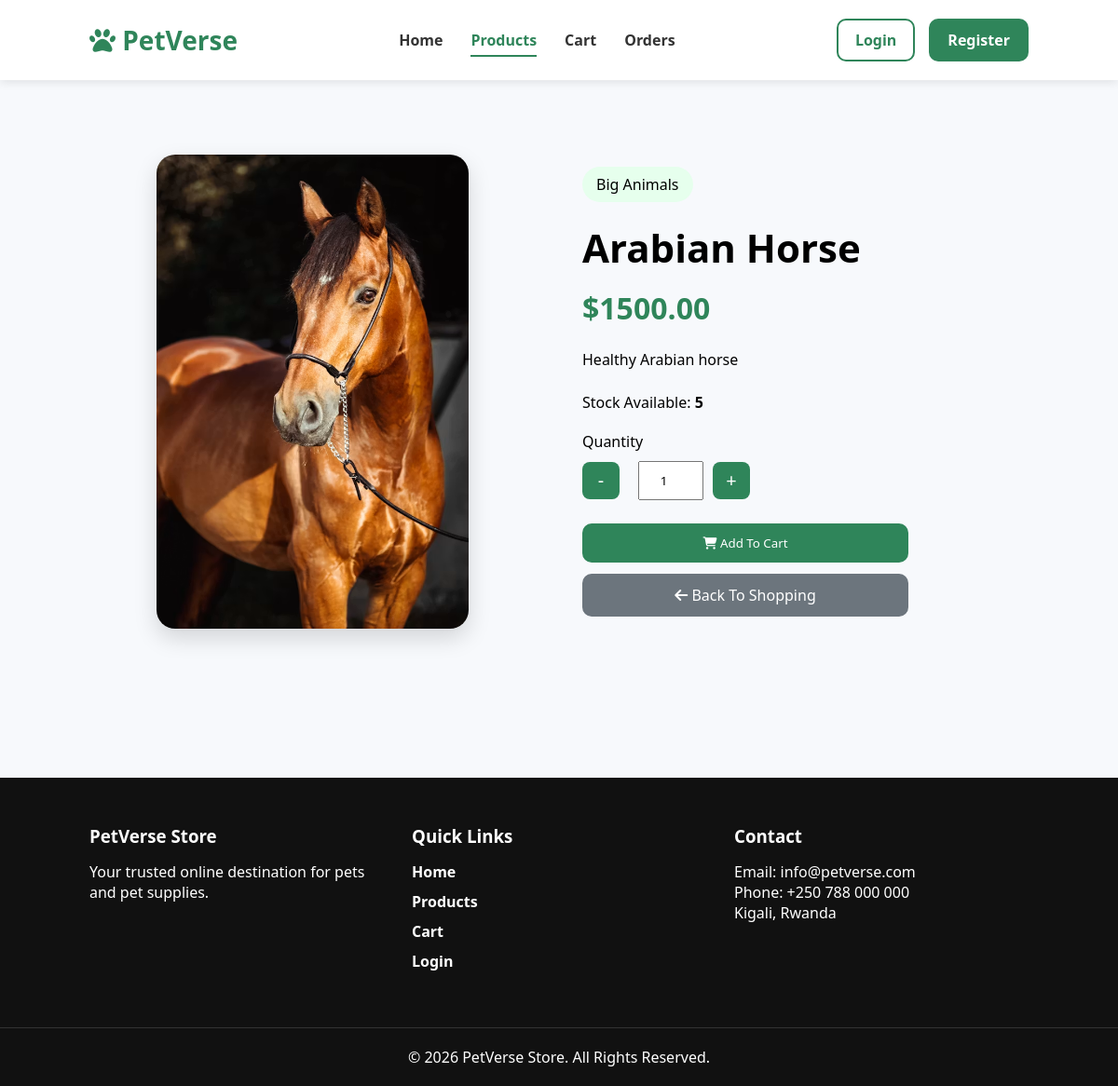
Screenshot of /product-details.php?id=1 with the database file from the repository.
### tables this page shows
CREATE TABLE `products` (
  `id` int(11) NOT NULL,
  `name` varchar(255) NOT NULL,
  `category` varchar(100) NOT NULL,
  `price` decimal(10,2) NOT NULL,
  `image` varchar(255) NOT NULL,
  `description` text DEFAULT NULL,
  `stock` int(11) DEFAULT 0,
  `created_at` timestamp NOT NULL DEFAULT current_timestamp()
);

### product-details.php (the view, shortened to what this page needs)
<?php
    include 'includes/db.php';
    $id = (int)$_GET['id'];
    $query = "SELECT * FROM products WHERE id = $id";
    $result = mysqli_query($conn,$query);
    $product = mysqli_fetch_assoc($result);
?>
<!DOCTYPE html>
<html lang="en">
<head>
    <link rel="stylesheet" href="assets/css/style.css">
    <link href="https://cdnjs.cloudflare.com/ajax/libs/font-awesome/6.5.1/css/all.min.css" rel="stylesheet">
</head>
<body>
<header>
    <nav class="navbar">
        <div class="logo">
            <i class="fa-solid fa-paw"></i>
            PetVerse
        </div>
        <ul class="nav-links">
            <li><a href="index.php">Home</a></li>
            <li><a href="products.php" class="<?php if(basename($_SERVER['PHP_SELF'])=='product-details.php') echo 'active'; ?>">Products</a></li>
            <li><a href="cart.php">Cart</a></li>
            <li><a href="my-orders.php">Orders</a></li>
        </ul>
        <?php if(isset($_SESSION['user_id'])){ ?>
        <div class="user-menu">
            <div class="user-profile">
                <div class="user-avatar">
                    <?php echo strtoupper(substr($_SESSION['user_name'],0,1)); ?>
                </div>
                <span class="user-name">
                    <?php echo $_SESSION['user_name']; ?>
                </span>
            </div>
            <a href="logout.php" class="logout-btn">
                Logout
            </a>
        </div>
        <?php } else { ?>
        <div class="guest-menu">
            <a href="login.php" class="login-btn">
                Login
            </a>
            <a href="register.php" class="register-btn">
                Register
            </a>
        </div>
        <?php } ?>
    </nav>
</header>
<section class="product-details">
    <div class="product-image">
        <img
        src="assets/images/<?php echo $product['image']; ?>"
        alt="<?php echo $product['name']; ?>">
    </div>
    <div class="product-content">
        <span class="category-badge">
            <?php echo $product['category']; ?>
        </span>
        <h1>
            <?php echo $product['name']; ?>
        </h1>
        <h2 class="price">
            $<?php echo $product['price']; ?>
        </h2>
        <p class="description">
            <?php echo $product['description']; ?>
        </p>
        <div class="stock">
            Stock Available:
            <strong><?php echo $product['stock']; ?></strong>
        </div>
        <form id="addToCartForm">
            <div class="quantity-box">
                <label>Quantity</label>
                <div class="quantity-controls">
                    <button type="button" onclick="decreaseQty()">
                    -
                    </button>
                    <input
                    type="number"
                    id="quantity"
                    name="quantity"
                    value="1"
                    min="1"
                    max="<?php echo $product['stock']; ?>">
                    <button type="button" onclick="increaseQty()">
                    +
                    </button>
                </div>
            </div>
            <button type="submit" class="btn">
                <i class="fa-solid fa-cart-shopping"></i>
                Add To Cart
            </button>
            <a href="products.php" class="btn back-shopping-btn">
                <i class="fa-solid fa-arrow-left"></i>
                Back To Shopping
            </a>
        </form>
    </div>
</section>
<footer>
    <div class="footer-container">
        <div class="footer-section">
            <h3>PetVerse Store</h3>
            <p>
            Your trusted online destination
            for pets and pet supplies.
            </p>
        </div>
        <div class="footer-section">
            <h3>Quick Links</h3>
            <ul>
                <li><a href="index.php">Home</a></li>
                <li><a href="products.php">Products</a></li>
                <li><a href="cart.php">Cart</a></li>
                <li><a href="login.php">Login</a></li>
            </ul>
        </div>
        <div class="footer-section">
            <h3>Contact</h3>
            <p>Email: info@petverse.com</p>
            <p>Phone: +250 788 000 000</p>
            <p>Kigali, Rwanda</p>
        </div>
    </div>
    <div class="footer-bottom">
        <p>
        © 2026 PetVerse Store.
        All Rights Reserved.
        </p>
    </div>
</footer>
</body>
</html>

### assets/css/style.css (style rules this page uses)
* { margin:0; padding:0; box-sizing:border-box; font-family:'Segoe UI',sans-serif; }
html, body { height:100%; }
body { min-height:100vh; display:flex; flex-direction:column; background:#f7f9fc; }
img { max-width:100%; height:auto; }
.navbar { display:flex; justify-content:space-between; align-items:center; padding:20px 8%; background:#ffffff; box-shadow:0 2px 10px rgba(0,0,0,.1); }
.logo { font-size:28px; font-weight:bold; color:#2f855a; }
.nav-links { display:flex; list-style:none; gap:30px; }
.nav-links a { text-decoration:none; color:#333; font-weight:600; }
.nav-links a.active { color:#2f855a; border-bottom:2px solid #2f855a; padding-bottom:5px; }
.guest-menu { display:flex; align-items:center; gap:15px; }
.login-btn { text-decoration:none; color:#2f855a; font-weight:600; padding:10px 18px; border:2px solid #2f855a; border-radius:10px; transition:.3s; }
.register-btn { text-decoration:none; background:#2f855a; color:white; font-weight:600; padding:12px 20px; border-radius:10px; transition:.3s; }
footer { background:#111; color:white; margin-top:80px; }
.footer-container { display:grid; grid-template-columns: repeat(auto-fit,minmax(250px,1fr)); gap:30px; padding:50px 8%; }
.footer-section h3 { margin-bottom:15px; }
.footer-section ul { display:block; }
.footer-section ul li { margin-bottom:10px; list-style:none; }
.footer-section a { color:white; text-decoration:none; }
.footer-bottom { text-align:center; padding:20px; border-top:1px solid #333; }
.btn { display:inline-block; background:#2f855a; color:white; padding:12px 20px; text-decoration:none; border-radius:10px; }
ul { display:flex; list-style:none; gap:25px; }
ul a { text-decoration:none; color:#333; font-weight:600; }
.product-details { display:grid; grid-template-columns:1fr 1fr; gap:50px; padding:80px 8%; align-items:center; }
.product-image { display:flex; justify-content:center; }
.product-image img { width:70%; max-width:450px; border-radius:20px; box-shadow:0 10px 25px rgba(0,0,0,.15); }
.category-badge { display:inline-block; background:#e6ffed; padding:8px 15px; border-radius:30px; margin-bottom:20px; }
.product-content h1 { font-size:42px; margin-bottom:15px; }
.price { color:#2f855a; font-size:32px; margin-bottom:20px; }
.description { line-height:1.8; margin-bottom:20px; }
.stock { margin-bottom:20px; }
.quantity-box { margin-bottom:25px; }
.quantity-box input { width:100px; padding:10px; margin-left:10px; }
.quantity-controls { display:flex; align-items:center; gap:10px; margin-top:10px; }
.quantity-controls button { width:40px; height:40px; border:none; background:#2f855a; color:white; font-size:20px; cursor:pointer; border-radius:8px; }
.quantity-controls input { width:70px; text-align:center; padding:10px; }
.back-shopping-btn { display:block; text-align:center; margin-top:12px; background:#6c757d; }
.product-content .btn { width:100%; text-align:center; border:none; cursor:pointer; }
.product-content form { max-width:350px; }

### rows the page displays
products: image (picture), category "Big Animals", name "Arabian Horse", price "1500.00", description "Healthy Arabian horse", stock "5"
